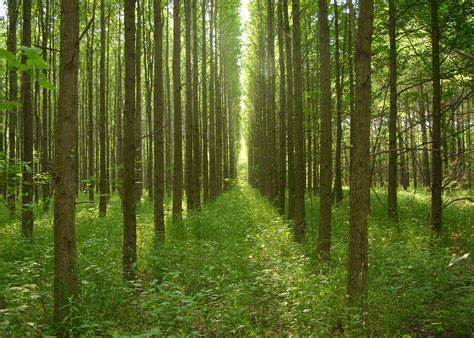
#> input picture tree.jpg, 474 x 338 px
$ jupyter execute ex8.ipynb
#> lines starting #> are read from the running program, lines starting #| are printed output that depends on the picture; after the words box and inside, x2 and y2 are one past the last pixel; in counts of white or black regions, pixels touching at a corner belong together
[cell 1]
# Read image and convert it to grayscale image

import numpy as np
import matplotlib.pyplot as plt
import cv2
image = cv2.imread("tree.jpg",0)
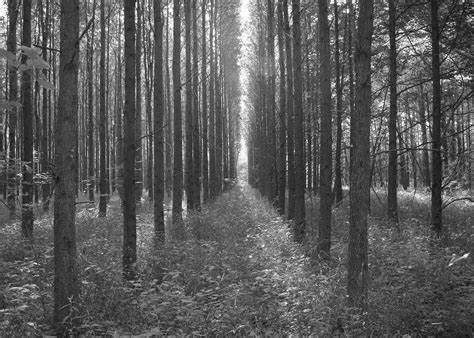
#> image: shape (338, 474); min 0, max 255, mean 89.8
img = cv2.GaussianBlur(image,(3,3),0)
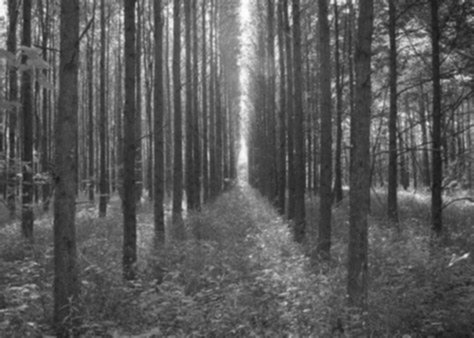
#> img: shape (338, 474); min 23, max 254, mean 89.8
plt.axis('off')
plt.imshow(img)
plt.show()

# Find the edges in the image using canny detector and display
edge = cv2.Canny(img,150,175)
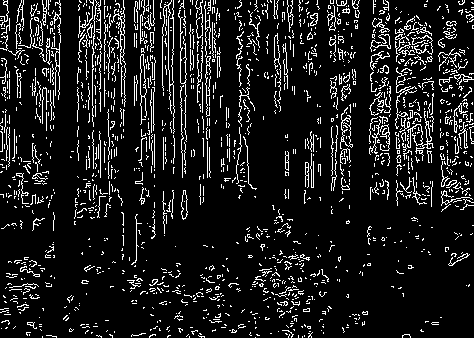
#> edge: shape (338, 474); 11% white in thin lines or dots
plt.imshow(edge,cmap='gray')
plt.title('Edge Image')
plt.xticks([])
plt.yticks([])
plt.show()

# Detect points that form a line using HoughLinesP
lines=cv2.HoughLinesP(edge,1,np.pi/180, threshold=80, minLineLength=50,maxLineGap=250)
#> lines = 41 rows, first 6: [100, 336, 100, 0], [180, 5, 185, 305], [185, 218, 185, 16], [154, 334, 154, 18], [173, 291, 173, 0], [90, 1, 96, 335]

# Draw lines on the image
for line in lines:
    x1,y1,x2,y2 = line[0]
    cv2.line(edge,(x1,y1),(x2,y2),(255,0,0),3)
#> this loop made 41 passes
#> (x1, y1, x2, y2) on passes 1 to 12: (100, 336, 100, 0), (180, 5, 185, 305), (185, 218, 185, 16), (154, 334, 154, 18), (173, 291, 173, 0), (90, 1, 96, 335), (104, 240, 104, 0), (3, 3, 469, 128), (209, 320, 209, 2), (139, 0, 145, 333), (150, 14, 155, 335), (204, 5, 207, 177)
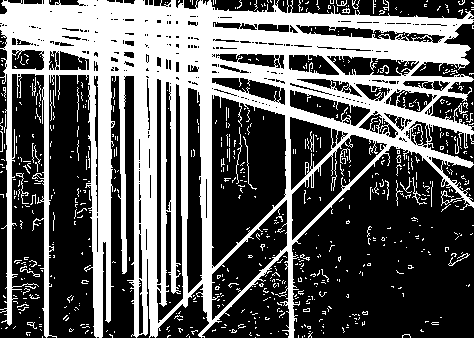
#> edge: shape (338, 474); 38.1% white; 685 white regions (653 under 20 px), largest, box (x1, y1, x2, y2) and area: (0, 0, 474, 338) 56383, (16, 173, 29, 204) 66, (236, 127, 242, 184) 64

# Display the result
plt.imshow(edge)
plt.axis('off')
plt.show()

$ run again, with i3.png saved as tree.jpg
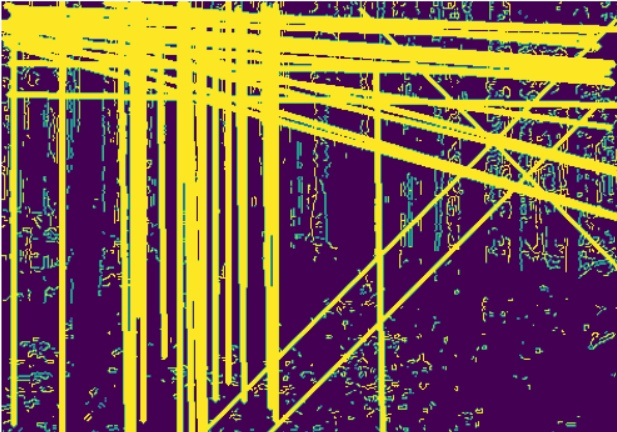
#> input picture i3.png, 617 x 432 px
#> `edge = cv2.Canny(img,150,175)`:
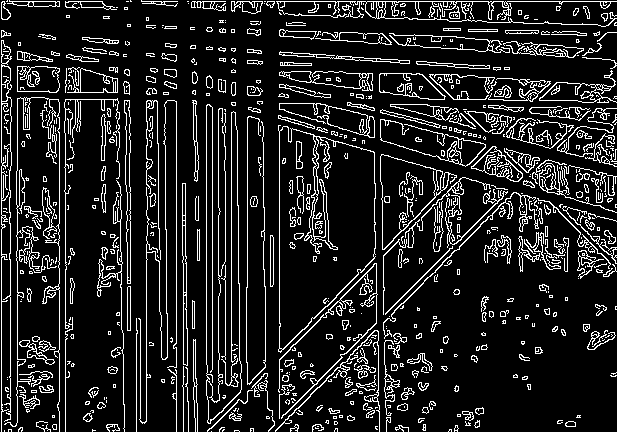
#> edge: shape (432, 617); 13.4% white in thin lines or dots
#> lines = 106 rows, first 6: [2, 1, 616, 1], [268, 430, 614, 84], [275, 431, 608, 98], [1, 431, 1, 2], [176, 431, 176, 4], [4, 46, 604, 218]
#> the loop `for line in lines:` made 106 passes
#> after the loop `for line in lines:`:
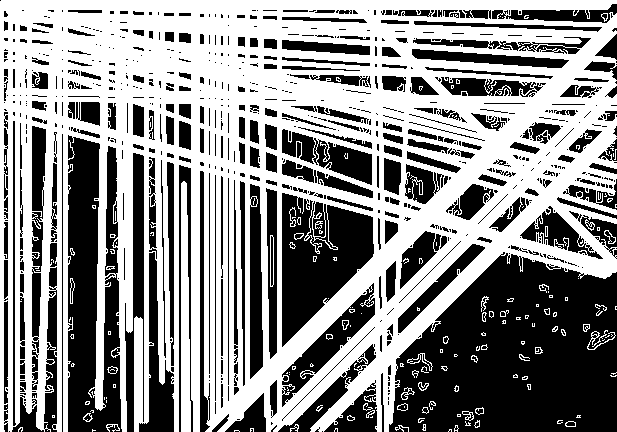
#> edge: shape (432, 617); 56% white; 747 black regions (478 under 20 px), largest, box (x1, y1, x2, y2) and area: (389, 252, 617, 432) 30793, (68, 135, 122, 432) 11817, (282, 193, 374, 347) 8278
